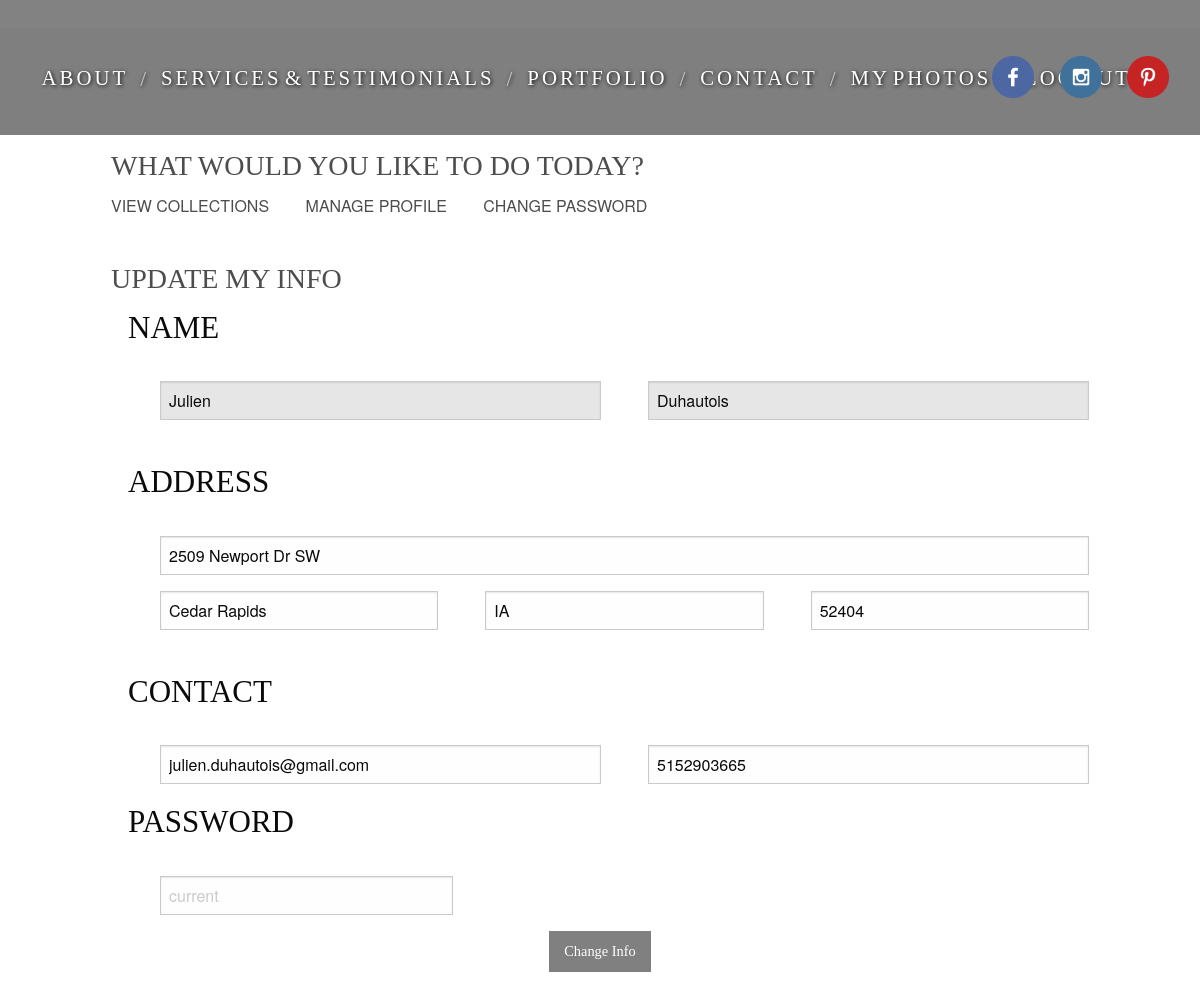
/myprofile.php (signed in), run on the app's committed database.
### tables this page shows
CREATE TABLE IF NOT EXISTS `users` (
`UserID` int(11) NOT NULL,
  `Email` varchar(255) NOT NULL,
  `Password` varchar(255) NOT NULL,
  `Admin` tinyint(1) NOT NULL DEFAULT '0',
  `Active` tinyint(1) NOT NULL DEFAULT '1',
  `FirstName` varchar(25) NOT NULL,
  `LastName` varchar(35) NOT NULL,
  `Phone` varchar(10) NOT NULL,
  `Address` varchar(30) NOT NULL,
  `City` varchar(30) NOT NULL,
  `State` varchar(2) NOT NULL,
  `Zip` varchar(5) NOT NULL
);

### myprofile.php (the view, shortened to what this page needs)
<!DOCTYPE html>
<html lang="en-US">
    <?php require('lib/header.inc');?>
    <body class="no-fouc" style="background-image: none;">
        <?php include('lib/nav.inc');?>
        <?php include('lib/facebook.inc');?>
        <?php include('lib/connect.inc');?>
        <div class="manage-container out wow">
            <div class="row">
                <div class="small-12 large-12 columns">
                    <?php
                        if($_SESSION['admin'] == 1){
                            include('lib/managenav.inc');
                        } else {
                            include('lib/mynav.inc');
                        }
                    ?>
                    <br/>
                    <h5>UPDATE MY INFO</h5>
                    <div class="my-images wow bounceInLeft">
                    <form name="profileForm" method="post" action="myprofile.php">
                        <?php
                            $query = "SELECT * FROM users WHERE UserID = ".$_SESSION['userid'];
                            $result = mysqli_query($connect, $query);
                            IF(!$result) {
                                echo 'no records found';
                            } ELSE {
                                while($row = mysqli_fetch_array($result)) {
                                    echo '<div class="row">';
                                    echo '<h3>Name</h3><br>';
                                    echo '<div class="small-6 large-6 columns">';
                                    echo '<input type="text" name="firstname" id="firstname" value="'.$row['FirstName'].'" disabled /><br/>';
                                    echo '</div>';
                                    echo '<div class="small-6 large-6 columns">';
                                    echo '<input type="text" name="lastname" id="lastname" value="'.$row['LastName'].'" disabled /><br/>';
                                    echo '</div>';
                                    echo '<h3>Address</h3><br>';
                                    echo '<div class="small-12 large-12 columns">';
                                    echo '<input type="text" name="address" id="address" value="'.$row['Address'].'" required />';
                                    echo '</div>';
                                    echo '<div class="small-4 large-4 columns">';
                                    echo '<input type="text" name="city" id="city" name="city" value="'.$row['City'].'" required />';
                                    echo '</div>';
                                    echo '<div class="small-4 large-4 columns">';
                                    echo '<input type="text" name="state" id="state" maxlength="2" value="'.$row['State'].'" required />';
                                    echo '</div>';
                                    echo '<div class="small-4 large-4 columns">';
                                    echo '<input type="text" name="zip" id="zip" pattern="[0-9]*" min="0" maxlength="5" value="'.$row['Zip'].'" required /><br>';
                                    echo '</div>';
                                    echo '<h3>Contact</h3><br>';
                                    echo '<div class="small-6 large-6 columns">';
                                    echo '<input type="email" name="email" id="email" value="'.$row['Email'].'" required />';
                                    echo '</div>';
                                    echo '<div class="small-6 large-6 columns">';
                                    echo '<input type="tel" name="phone" id="phone" value="'.$row['Phone'].'" required />';
                                    echo '</div>';
                                    echo '<h3>Password</h3><br>';
                                    echo '<div class="small-4" large-4 columns">';
                                    echo '<input type="password" name="password1" id="password1" placeholder="current" required />';
                                    echo '</div>';
                                    echo '</div>';
                                    echo '<input type="submit" class="button" value="Change Info" name="submit" />';
                                }
                            }
                        ?>
                            </form>
                        </div>
                    </div>
                </div>
            </div>
    </body>
</html>

### css/styles.css (style rules this page uses)
body { height: 100%; overflow-x: hidden; background-color: white; font-size: 16px; background-size: cover; background-position: center; background-attachment: fixed; }
h1, h2, h3, h4, h5, h6 { line-height: 140%; }
*, *:before, *:after { box-sizing: border-box; -moz-box-sizing: border-box; -webkit-box-sizing: border-box; }
.button { display: block; text-align: center; margin: auto; background-color: grey; font-family: firasanslight; }
.manage-container { background-color: white; }
h5 { text-transform: uppercase; color: #4d4d4d; font-family: firasanslight; font-size: 175%; }
h3 { font-family: firasanslight; text-transform: uppercase; }
@media (min-width: 1024px) { .manage-container { position: relative; top: 50px; width: auto; padding: 6em; } }
@media (min-width: 1024px) { .my-images div { padding-left: 2em; } }

### data on the page
users: firstname "Julien", lastname "Duhautois", address "2509 Newport Dr SW", city "Cedar Rapids", state "IA", zip "52404", email "julien.duhautois@gmail.com", phone "5152903665"
